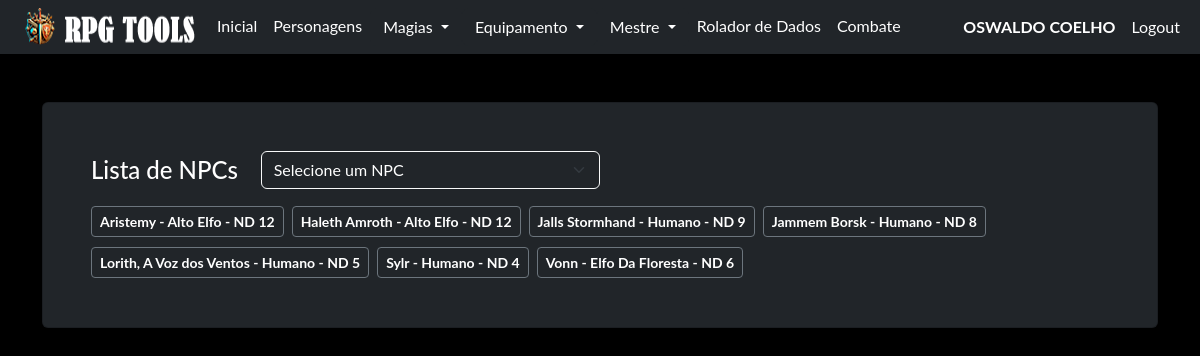
The page /npc/ (signed in) on the database as committed earlier.
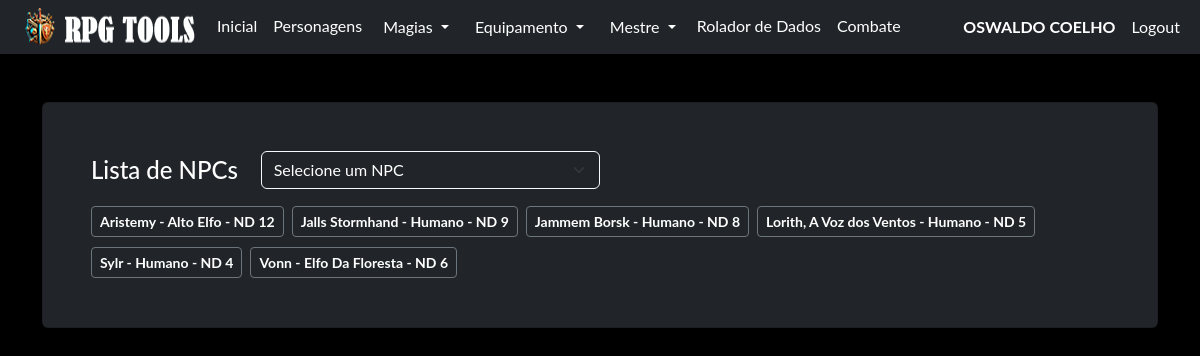
The same page on the database as committed later.
### model/user_model.py (models this page shows, shortened)
class User(db.Model, UserMixin):
    __tablename__ = "user"
    id = db.Column('id', db.Integer, primary_key=True)
    nome = db.Column('nome', db.String(150))
    sobrenome = db.Column('sobrenome', db.String(150))
    email = db.Column('email', db.String(50), unique=True)
    telefone = db.Column('telefone', db.String(15), unique=True, nullable=False)
    login = db.Column('login', db.String(50), unique=True, nullable=False)
    senha = db.Column('senha', db.String(550), nullable=False)
    tipo = db.Column('tipo', db.String(25), nullable=False, default="none")
    personagens = db.relationship("Personagem", foreign_keys=[Personagem.id_user], back_populates="user")

### model/personagens_model.py (models this page shows, shortened)
class Personagem(db.Model):
    __tablename__ = "personagens"
    id = db.Column(db.Integer, primary_key=True)
    id_user = db.Column(db.Integer, db.ForeignKey('user.id'))
    ficha = db.Column(db.JSON, nullable=False)
    nome = db.Column(db.String(150), nullable=False)
    tipo = db.Column(db.String(25), nullable=False, default="não informado")
    user = db.relationship("User", foreign_keys=[id_user], back_populates="personagens")
    @classmethod
    def npcs_id(cls, id_user, id=None):
        query = cls.query.filter_by(id_user=id_user, tipo="NPC")
        if id is not None:
            query = query.filter_by(id=id)
        query = query.order_by(cls.nome.asc())
        return query.all()

### routes/npc.py (the view)
@blueprint_npc.route('/', methods=['GET', 'POST'])
def npc_index():
    if request.method == 'GET':
        npcs = Personagem.npcs_id(id_user=current_user.id)
        return render_template('npc.html', npcs = npcs)
    if request.method == 'POST':
        return redirect('/')

### routes/login.py (called while the page is built)
@login_manager.user_loader
def get_user(id):
    return User.query.get(id)

### templates/npc.html (shortened to what this page needs)
{% extends 'base.html' %}
{% block conteudo %}
    {% if current_user.is_authenticated %}
    <div class="card shadow p-5 bg-dark text-white-50 no-margin">
        <div class="d-flex align-items-center mb-3">
            <h4 class="text-white col-md-2 mb-0">Lista de NPCs</h4>
            <div class="col-md-4">
                <select id="npc-select" class="form-select bg-dark text-white border-light">
                    <option value="" disabled selected>Selecione um NPC</option>
                </select>
            </div>
        </div>
        <div class="d-flex flex-wrap gap-2">
        {% for npc in npcs %}
        <p>
            <button type="button" class="btn btn-outline-secondary btn-sm" data-bs-toggle="modal" data-bs-target="#exampleModal{{ npc.id }}"> <strong class="text-white"> {{npc.ficha['nome']}} - {{npc.ficha['raca']}} - ND {{npc.ficha['nd']}}</strong> </button>
        </p>
        {% endfor %}
        </div>
    </div>
    <br>
    {% endif %}
{% endblock %}

### templates/base.html (shortened to what this page needs)
<!doctype html>
<html lang="pt-BR">
  <head>
    <link rel="stylesheet" href="{{ url_for('static', filename='css/bootstrap.min.css') }}">
    <link rel="stylesheet" href="{{ url_for('static', filename='css/custom.css') }}">
  </head>
  <body class="bg-black font_rpg">
    <nav class="navbar navbar-expand-lg navbar bg-dark"  data-bs-theme="dark">
        <div class="container-fluid">
            <ul class="navbar-nav">
              <img src="/static/imagem/logo35.png"/>
              {% if current_user.is_authenticated %}
              <li class="nav-item"><a class="nav-link active mb-0 h1 text-white" href="/">Inicial</a> </li>
              <li class="nav-item"><a class="nav-link active mb-0 h1 text-white" href="/pj/">Personagens</a> </li>
              <li class="nav-item">
                <div class="dropdown">
                  <button class="btn btn-dark dropdown-toggle" type="button" data-bs-toggle="dropdown" aria-expanded="false">
                    Magias
                  </button>
                </div>
              </li>
              <li class="nav-item">
                <div class="dropdown">
                  <button class="btn btn-dark dropdown-toggle" type="button" data-bs-toggle="dropdown" aria-expanded="false">
                    Equipamento
                  </button>
                </div>
              </li>
              <li class="nav-item">
                <div class="dropdown">
                  <button class="btn btn-dark dropdown-toggle" type="button" data-bs-toggle="dropdown" aria-expanded="false">
                    Mestre
                  </button>
                </div>
              </li>
              <li class="nav-item"><a class="nav-link active mb-0 h1 text-white" href="/rolador/">Rolador de Dados</a> </li>
              <li class="nav-item"><a class="nav-link active mb-0 h1 text-white" href="#">Combate</a> </li>
              {% endif %}
            </ul>
              <ul class="navbar-nav ms-auto">
              {% if current_user.is_authenticated %}
                <li class="nav-item"><p class="nav-link active mb-0 h1 text-white"><b> {{current_user.nome}} {{current_user.sobrenome}}</b></p> </li>
                <li class="nav-item"><a class="nav-link active mb-0 h1 text-white" href="/logout">Logout</a> </li>
              {% else %}
                <li class="nav-item"><a class="nav-link active mb-0 h1 text-white" href="/login">Login</a> </li>
                <li class="nav-item"><a class="nav-link active mb-0 h1 text-white" href="/login/register">Register</a> </li>
              {% endif %}
              </ul>
        </div>
    </nav>
    <div class="container">
      <br>
      <br>
        {% block conteudo %}
        {% endblock %}
        <br>
        <br>
        <br>
        <br>
    </div>
  </body>

### static/css/custom.css (style rules this page uses)
.font_rpg { font-family: "Lato", "Helvetica Neue", Helvetica, Arial, sans-serif; }
.no-margin p { margin-top: 1px; margin-bottom: 1px; }

Rows that differ between the two databases and show on the page:
removed Personagem: ficha.nome "Haleth Amroth", ficha.raca "Alto Elfo", ficha.nd "12"
